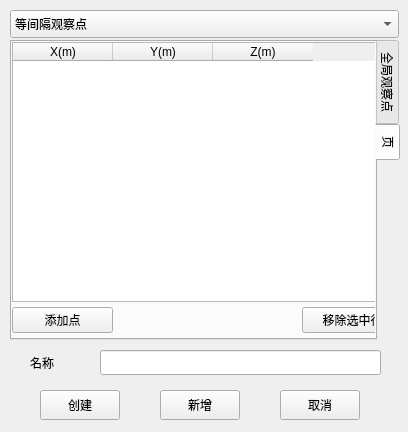
<?xml version="1.0" encoding="UTF-8"?>
<ui version="4.0">
 <class>frmNF</class>
 <widget class="QMainWindow" name="frmNF">
  <property name="geometry">
   <rect>
    <x>0</x>
    <y>0</y>
    <width>408</width>
    <height>432</height>
   </rect>
  </property>
  <property name="windowTitle">
   <string>观察点</string>
  </property>
  <widget class="QWidget" name="centralwidget">
   <widget class="QTabWidget" name="tabWidget">
    <property name="geometry">
     <rect>
      <x>10</x>
      <y>40</y>
      <width>391</width>
      <height>300</height>
     </rect>
    </property>
    <property name="tabPosition">
     <enum>QTabWidget::East</enum>
    </property>
    <property name="currentIndex">
     <number>1</number>
    </property>
    <widget class="QWidget" name="tabPosition">
     <attribute name="title">
      <string>全局观察点</string>
     </attribute>
     <widget class="QGroupBox" name="groupBox">
      <property name="geometry">
       <rect>
        <x>10</x>
        <y>10</y>
        <width>171</width>
        <height>130</height>
       </rect>
      </property>
      <property name="title">
       <string>起始</string>
      </property>
      <widget class="QLabel" name="label">
       <property name="geometry">
        <rect>
         <x>10</x>
         <y>25</y>
         <width>21</width>
         <height>25</height>
        </rect>
       </property>
       <property name="text">
        <string>U</string>
       </property>
      </widget>
      <widget class="QLabel" name="label_2">
       <property name="geometry">
        <rect>
         <x>10</x>
         <y>55</y>
         <width>21</width>
         <height>25</height>
        </rect>
       </property>
       <property name="text">
        <string>V</string>
       </property>
      </widget>
      <widget class="QLabel" name="label_3">
       <property name="geometry">
        <rect>
         <x>10</x>
         <y>85</y>
         <width>21</width>
         <height>25</height>
        </rect>
       </property>
       <property name="text">
        <string>N</string>
       </property>
      </widget>
      <widget class="QLineEdit" name="txtU_start">
       <property name="geometry">
        <rect>
         <x>30</x>
         <y>25</y>
         <width>126</width>
         <height>25</height>
        </rect>
       </property>
      </widget>
      <widget class="QLineEdit" name="txtV_start">
       <property name="geometry">
        <rect>
         <x>30</x>
         <y>55</y>
         <width>126</width>
         <height>25</height>
        </rect>
       </property>
      </widget>
      <widget class="QLineEdit" name="txtN_start">
       <property name="geometry">
        <rect>
         <x>30</x>
         <y>85</y>
         <width>126</width>
         <height>25</height>
        </rect>
       </property>
      </widget>
     </widget>
     <widget class="QGroupBox" name="groupBox_2">
      <property name="geometry">
       <rect>
        <x>200</x>
        <y>10</y>
        <width>171</width>
        <height>130</height>
       </rect>
      </property>
      <property name="title">
       <string>终止</string>
      </property>
      <widget class="QLabel" name="label_4">
       <property name="geometry">
        <rect>
         <x>10</x>
         <y>20</y>
         <width>21</width>
         <height>25</height>
        </rect>
       </property>
       <property name="text">
        <string>U</string>
       </property>
      </widget>
      <widget class="QLabel" name="label_5">
       <property name="geometry">
        <rect>
         <x>10</x>
         <y>50</y>
         <width>21</width>
         <height>25</height>
        </rect>
       </property>
       <property name="text">
        <string>V</string>
       </property>
      </widget>
      <widget class="QLabel" name="label_6">
       <property name="geometry">
        <rect>
         <x>10</x>
         <y>80</y>
         <width>21</width>
         <height>25</height>
        </rect>
       </property>
       <property name="text">
        <string>N</string>
       </property>
      </widget>
      <widget class="QLineEdit" name="txtU_end">
       <property name="geometry">
        <rect>
         <x>30</x>
         <y>25</y>
         <width>126</width>
         <height>25</height>
        </rect>
       </property>
      </widget>
      <widget class="QLineEdit" name="txtV_end">
       <property name="geometry">
        <rect>
         <x>30</x>
         <y>55</y>
         <width>126</width>
         <height>25</height>
        </rect>
       </property>
      </widget>
      <widget class="QLineEdit" name="txtN_end">
       <property name="geometry">
        <rect>
         <x>30</x>
         <y>85</y>
         <width>126</width>
         <height>25</height>
        </rect>
       </property>
      </widget>
     </widget>
     <widget class="QGroupBox" name="groupBox_3">
      <property name="geometry">
       <rect>
        <x>10</x>
        <y>150</y>
        <width>171</width>
        <height>130</height>
       </rect>
      </property>
      <property name="title">
       <string>步进</string>
      </property>
      <widget class="QLabel" name="label_7">
       <property name="geometry">
        <rect>
         <x>10</x>
         <y>20</y>
         <width>21</width>
         <height>25</height>
        </rect>
       </property>
       <property name="text">
        <string>U</string>
       </property>
      </widget>
      <widget class="QLabel" name="label_8">
       <property name="geometry">
        <rect>
         <x>10</x>
         <y>50</y>
         <width>21</width>
         <height>25</height>
        </rect>
       </property>
       <property name="text">
        <string>V</string>
       </property>
      </widget>
      <widget class="QLabel" name="label_9">
       <property name="geometry">
        <rect>
         <x>10</x>
         <y>80</y>
         <width>21</width>
         <height>25</height>
        </rect>
       </property>
       <property name="text">
        <string>N</string>
       </property>
      </widget>
      <widget class="QLineEdit" name="txtU_inc">
       <property name="geometry">
        <rect>
         <x>30</x>
         <y>25</y>
         <width>126</width>
         <height>25</height>
        </rect>
       </property>
      </widget>
      <widget class="QLineEdit" name="txtV_inc">
       <property name="geometry">
        <rect>
         <x>30</x>
         <y>55</y>
         <width>126</width>
         <height>25</height>
        </rect>
       </property>
      </widget>
      <widget class="QLineEdit" name="txtN_inc">
       <property name="geometry">
        <rect>
         <x>30</x>
         <y>85</y>
         <width>126</width>
         <height>25</height>
        </rect>
       </property>
      </widget>
     </widget>
     <widget class="QGroupBox" name="groupBox_4">
      <property name="geometry">
       <rect>
        <x>200</x>
        <y>150</y>
        <width>171</width>
        <height>130</height>
       </rect>
      </property>
      <property name="title">
       <string>观察点数</string>
      </property>
      <widget class="QLabel" name="label_10">
       <property name="geometry">
        <rect>
         <x>10</x>
         <y>20</y>
         <width>21</width>
         <height>25</height>
        </rect>
       </property>
       <property name="text">
        <string>U</string>
       </property>
      </widget>
      <widget class="QLabel" name="label_11">
       <property name="geometry">
        <rect>
         <x>10</x>
         <y>50</y>
         <width>21</width>
         <height>25</height>
        </rect>
       </property>
       <property name="text">
        <string>V</string>
       </property>
      </widget>
      <widget class="QLabel" name="label_12">
       <property name="geometry">
        <rect>
         <x>10</x>
         <y>80</y>
         <width>21</width>
         <height>25</height>
        </rect>
       </property>
       <property name="text">
        <string>N</string>
       </property>
      </widget>
      <widget class="QLineEdit" name="txtU_n">
       <property name="enabled">
        <bool>false</bool>
       </property>
       <property name="geometry">
        <rect>
         <x>30</x>
         <y>25</y>
         <width>126</width>
         <height>25</height>
        </rect>
       </property>
      </widget>
      <widget class="QLineEdit" name="txtV_n">
       <property name="enabled">
        <bool>false</bool>
       </property>
       <property name="geometry">
        <rect>
         <x>30</x>
         <y>55</y>
         <width>126</width>
         <height>25</height>
        </rect>
       </property>
      </widget>
      <widget class="QLineEdit" name="txtN_n">
       <property name="enabled">
        <bool>false</bool>
       </property>
       <property name="geometry">
        <rect>
         <x>30</x>
         <y>85</y>
         <width>126</width>
         <height>25</height>
        </rect>
       </property>
      </widget>
     </widget>
    </widget>
    <widget class="QWidget" name="tab">
     <attribute name="title">
      <string>页</string>
     </attribute>
     <widget class="QTableWidget" name="tbPoints">
      <property name="geometry">
       <rect>
        <x>0</x>
        <y>0</y>
        <width>391</width>
        <height>260</height>
       </rect>
      </property>
      <column>
       <property name="text">
        <string>X(m)</string>
       </property>
      </column>
      <column>
       <property name="text">
        <string>Y(m)</string>
       </property>
      </column>
      <column>
       <property name="text">
        <string>Z(m)</string>
       </property>
      </column>
     </widget>
     <widget class="QPushButton" name="btnAddRow">
      <property name="geometry">
       <rect>
        <x>0</x>
        <y>265</y>
        <width>101</width>
        <height>26</height>
       </rect>
      </property>
      <property name="text">
       <string>添加点</string>
      </property>
     </widget>
     <widget class="QPushButton" name="btnRemoveRow">
      <property name="geometry">
       <rect>
        <x>290</x>
        <y>265</y>
        <width>101</width>
        <height>26</height>
       </rect>
      </property>
      <property name="text">
       <string>移除选中行</string>
      </property>
     </widget>
    </widget>
   </widget>
   <widget class="QPushButton" name="btnCreate">
    <property name="geometry">
     <rect>
      <x>40</x>
      <y>390</y>
      <width>80</width>
      <height>30</height>
     </rect>
    </property>
    <property name="text">
     <string>创建</string>
    </property>
   </widget>
   <widget class="QPushButton" name="btnAdd">
    <property name="geometry">
     <rect>
      <x>160</x>
      <y>390</y>
      <width>80</width>
      <height>30</height>
     </rect>
    </property>
    <property name="text">
     <string>新增</string>
    </property>
   </widget>
   <widget class="QPushButton" name="btnClose">
    <property name="geometry">
     <rect>
      <x>280</x>
      <y>390</y>
      <width>80</width>
      <height>30</height>
     </rect>
    </property>
    <property name="text">
     <string>取消</string>
    </property>
   </widget>
   <widget class="QLineEdit" name="txtName">
    <property name="geometry">
     <rect>
      <x>100</x>
      <y>350</y>
      <width>281</width>
      <height>25</height>
     </rect>
    </property>
   </widget>
   <widget class="QLabel" name="lblRequestName">
    <property name="geometry">
     <rect>
      <x>30</x>
      <y>350</y>
      <width>60</width>
      <height>25</height>
     </rect>
    </property>
    <property name="text">
     <string>名称</string>
    </property>
   </widget>
   <widget class="QComboBox" name="cbxPointType">
    <property name="enabled">
     <bool>true</bool>
    </property>
    <property name="geometry">
     <rect>
      <x>10</x>
      <y>10</y>
      <width>389</width>
      <height>28</height>
     </rect>
    </property>
    <item>
     <property name="text">
      <string>等间隔观察点</string>
     </property>
    </item>
    <item>
     <property name="text">
      <string>离散观察点</string>
     </property>
    </item>
   </widget>
  </widget>
 </widget>
 <resources/>
 <connections/>
</ui>
